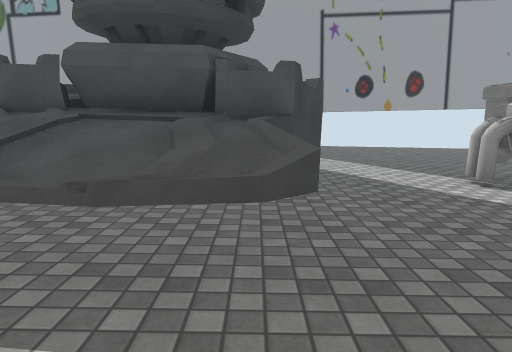
view 1 (above)

24 first-person views from a walk through a 3-D level made in the Unity game engine. The camera is 1.3 m above the floor, tilts 10° down and sees 70° across. The floor is counted in squares, 1 m on a side. Each view is taken from the middle of a square. On the plan, view 1 faces up. The plan holds only what a view shows up to about 15 squares ahead; the rest is blank. The place goes on beyond the plan. Some surface patterns are stand-ins.

view 2
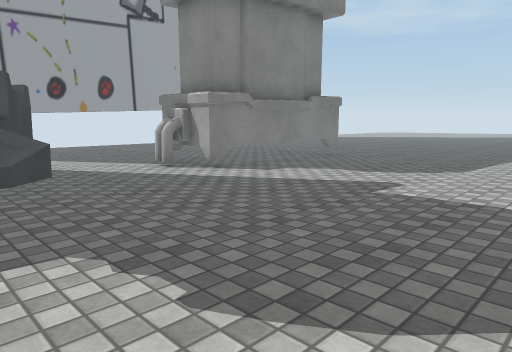

view 3
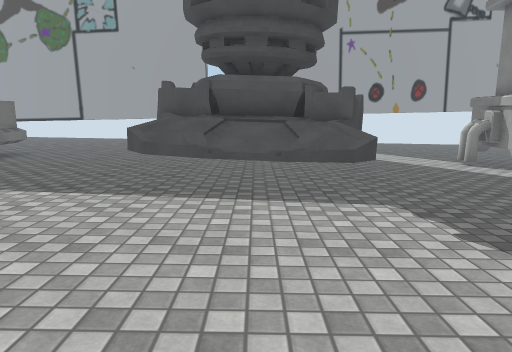

view 4
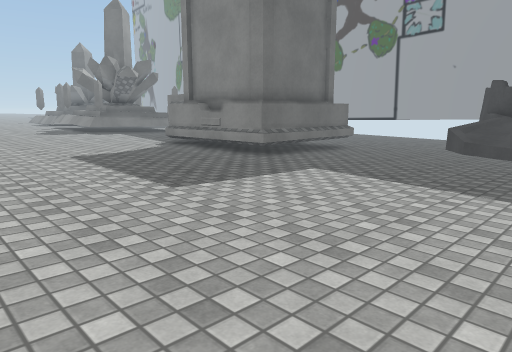

view 5
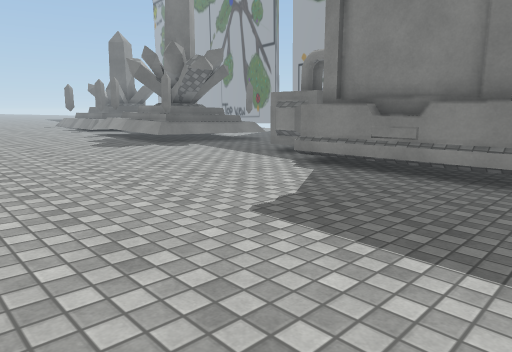

view 6
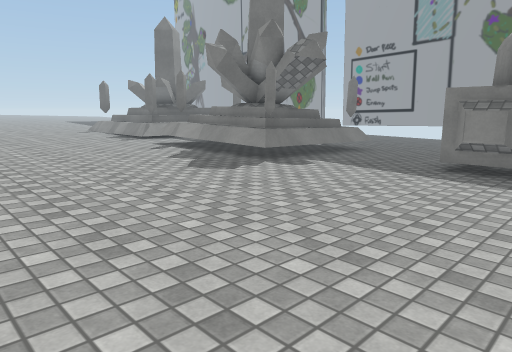

view 7
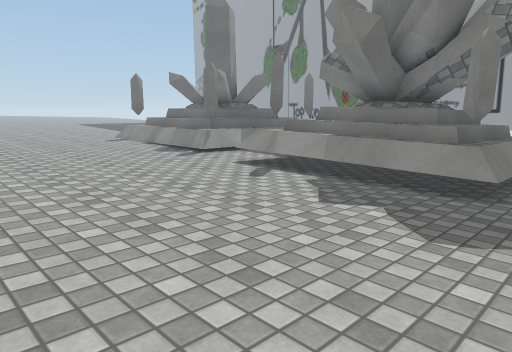

view 8
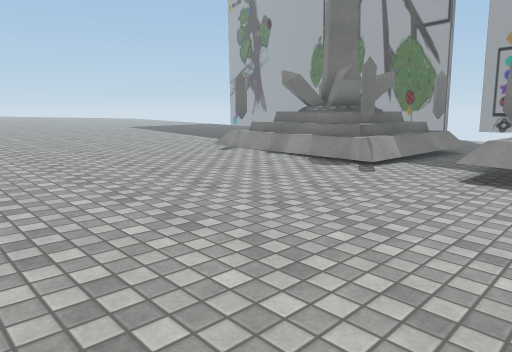

view 9
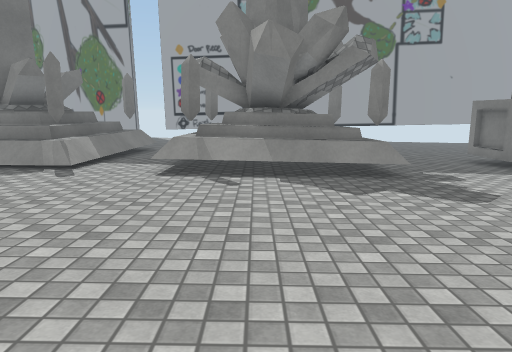

view 10
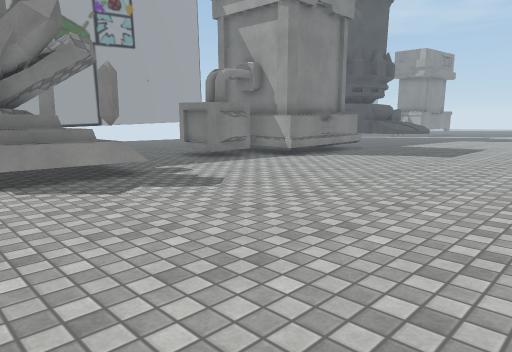

view 11
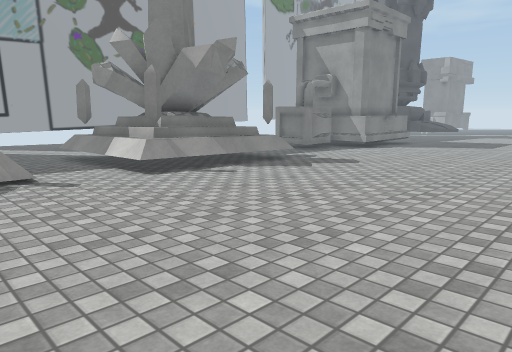

view 12
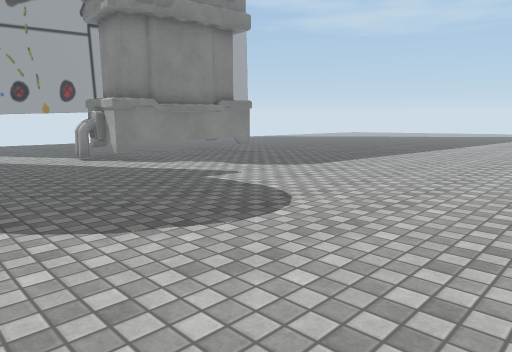

view 13
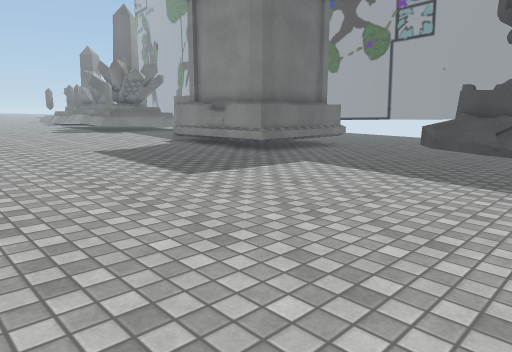

view 14
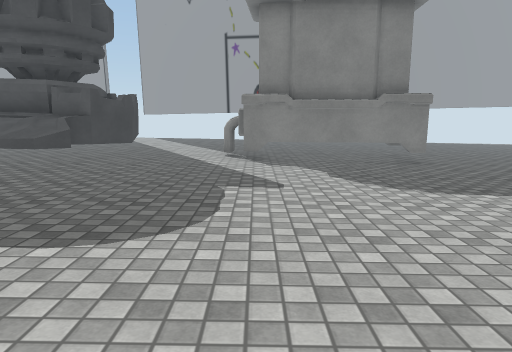

view 15
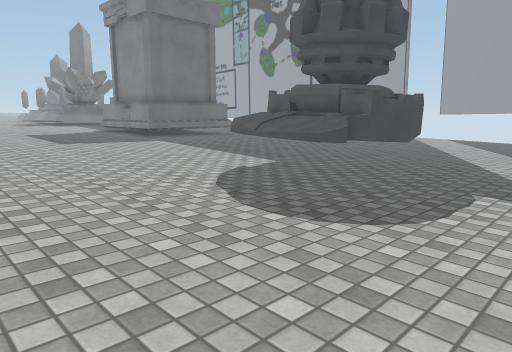

view 16
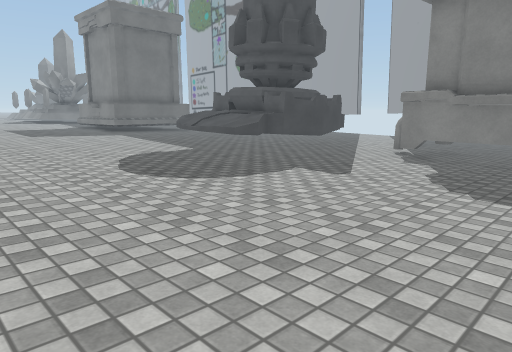

view 17
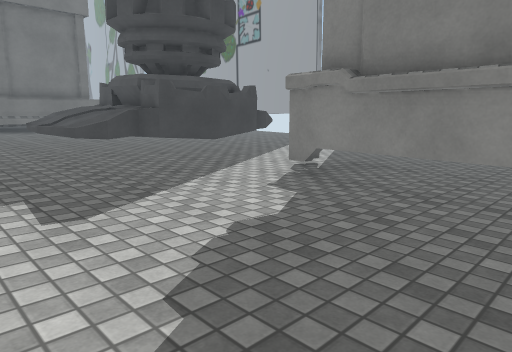

view 18
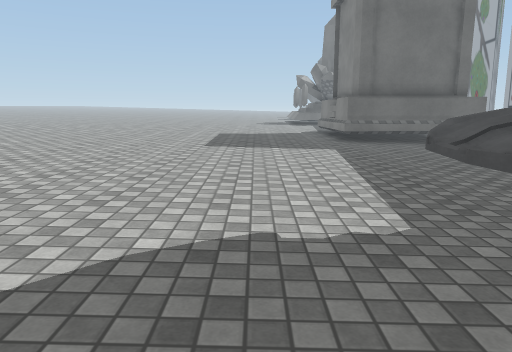

view 19
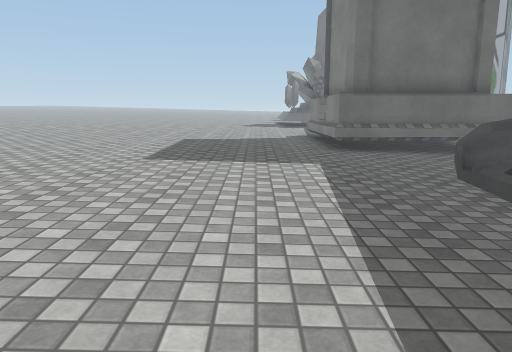

view 20
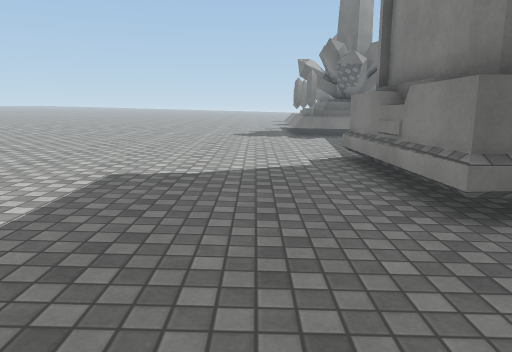

view 21
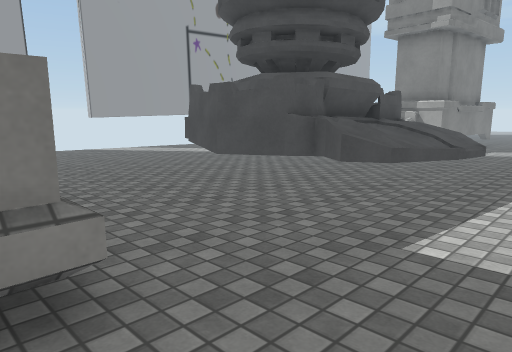

view 22
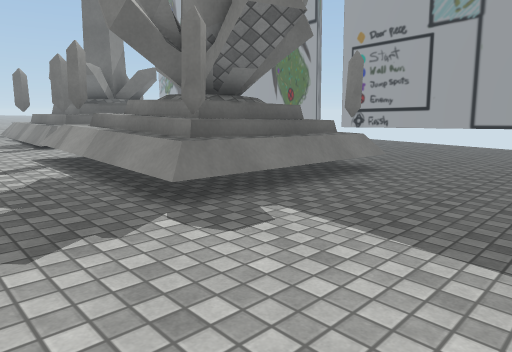

view 23
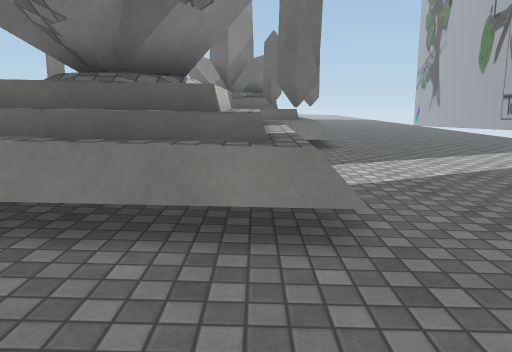

view 24
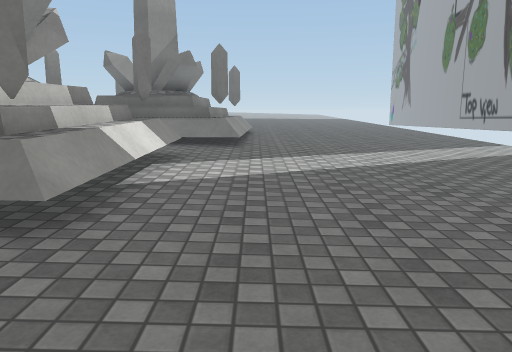

### Floor plan
Key: @ floor where view 1 was taken; # wall or solid block; . main floor; : floor 0.25 m higher than the main floor; - floor 0.25 m lower than the main floor; + floor 0.5 m higher than the main floor; _ floor 0.5 m lower than the main floor; * floor 0.75 m higher than the main floor; = window, fence, low wall or low ledge; ^ raised ledge; O other object.
Columns run from 35 left of view 1 to 11 right of it. Each row starts with its distance up from view 1.
 20  ...
 19  .....
 18  ......
 17  :.......    ..
 16  :::......  ...              --
 15  ::::..........             ----      ______
 14  ::::::........             -----     ______
 13  :::::::........            -----    ________
 12  :::::::::......           -----     --______
 11  ::::::::::......      ...-----#   ^----_____
 10  ^^^#::::::::...       ....---##    #-----___
  9  ^^^=::======:.....      #...-##    #----O
  8   #^^::=^^^^^:::...      #....##    #---OO
  7   #^^::=^###^::::#       #....#######----OOOOOO
  6 ###^^::=####^::::#       #.....#^^###-----OOOOO
  5 ^^^^^+:^^###^::::###     #....=^^^^^-----------
  4 ^^^=#++=^^^^^::::::###^###.....^^^^^=----------
  3 +++++++#=^^^=:::::::####=.......=^=...---------
  2 +++++++++++::::::::::::::...............-------
  1 ++++++++++++:::::::::::::::..............------
  0 ++++++++++++++::::::::::::::.......@.......----
 -1 *++++++++++++++:::::::::::::::..............---
 -2 **+++++++++++++++::::::::::::::...............-
 -3 ****++++++++++++++:::::::::::::::..............
 -4 *****+++++++++++++++::::::::::::::.............
 -5  ******++++++++++++++:::::::::::::::..........
 -6   * ****++++  ++++++ ++:::::::::: :: ........ .

Where each view was taken, in squares from view 1:
view 1: 0 up, 0 right, facing up
view 2: 2 down, 1 left, facing up-right
view 3: 4 down, 2 left, facing up
view 4: 5 down, 2 left, facing up-left
view 5: 5 down, 9 left, facing up-left
view 6: 5 down, 15 left, facing up-left
view 7: 4 down, 21 left, facing up-left
view 8: 6 down, 26 left, facing up-left
view 9: 6 down, 26 left, facing up
view 10: 6 down, 27 left, facing up-right
view 11: 6 down, 33 left, facing up-right
view 12: 6 down, 0 right, facing up-right
view 13: 6 down, 1 left, facing up-left
view 14: 6 down, 6 right, facing up
view 15: 6 down, 7 right, facing up-left
view 16: 6 down, 11 right, facing up-left
view 17: 0 up, 11 right, facing up-left
view 18: 0 up, 4 right, facing left
view 19: 1 up, 1 right, facing left
view 20: 1 up, 6 left, facing left
view 21: 1 up, 11 left, facing up-right
view 22: 0 up, 18 left, facing up-left
view 23: 8 up, 19 left, facing left
view 24: 11 up, 19 left, facing left
